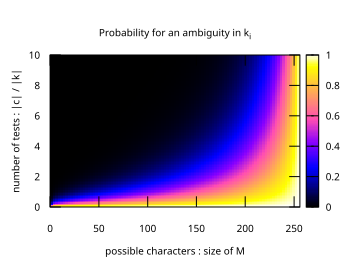

Here is the gnuplot script that generated this plot:
set border 4095 front lt black linewidth 1.000 dashtype solid
set view map scale 1
set samples 100, 100
set isosamples 100, 100
unset surface 
set style data pm3d
set style function pm3d
set ticslevel 0

set title "Probability for an ambiguity"

set xlabel 'possible characters : size of M'
set xrange [ 0 : 256 ] noreverse nowriteback

set ylabel 'number of tests : |c| / |k|'
set yrange [ 0 : 10 ] noreverse nowriteback

set zrange [ 0 : 1.00000 ] noreverse nowriteback

set pm3d implicit at b
set palette rgbformulae 30, 31, 32

set terminal svg size 350,262 fname 'Verdana' fsize 10
set output 'probability_ambiguity.svg'

splot (x/256)**y
